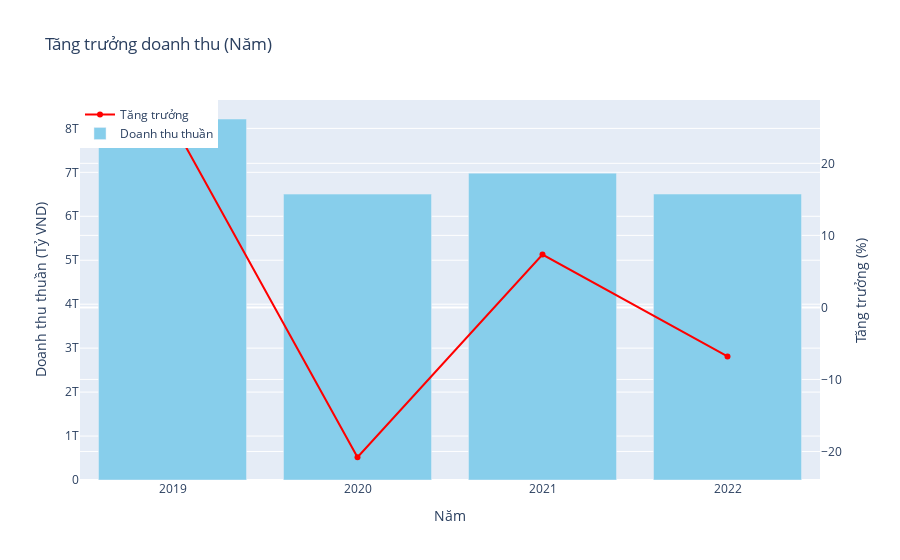

Source (notebook cell):
### Code cell
# Tính toán tăng trưởng
revenues = bcm_data['KQKD. Doanh thu thuần'].tolist()
growth_rates = [(revenues[i] - revenues[i-1]) / abs(revenues[i-1]) * 100 for i in range(1, len(revenues))]

# Chuẩn bị dữ liệu cho biểu đồ đường tăng trưởng
years = bcm_data.iloc[1:]['Năm'].tolist()
years = [int(year) for year in years]

# Chuẩn bị dữ liệu cho biểu đồ cột doanh thu thuần
revenue_values = bcm_data.iloc[1:]['KQKD. Doanh thu thuần'].tolist()

# Thêm cột mới 'TangTruongPercent' vào bcm_data
bcm_data['TangTruongPercent'] = [None] + growth_rates

fig = go.Figure()

# Tạo biểu đồ đường tăng trưởng
fig.add_trace(
    go.Scatter(x=years, y=growth_rates, mode='lines+markers', name='Tăng trưởng', yaxis='y2', line=dict(color='red'))
)

# Tạo biểu đồ cột doanh thu thuần
fig.add_trace(
    go.Bar(x=years, y=revenue_values, name='Doanh thu thuần', marker_color='skyblue')
)

fig.update_layout(yaxis2=dict(title='Tăng trưởng (%)', overlaying='y', side='right'))

# Cấu hình giao diện tương tá
fig.update_layout(
    title='Tăng trưởng doanh thu (Năm)',
    xaxis=dict(title='Năm', tickmode='linear', tick0=years[0], dtick=1),
    yaxis=dict(title='Doanh thu thuần (Tỷ VND)'),
    legend=dict(x=0, y=1),
    hovermode='x'
)

fig.show()

### Figure 1 — Plotly figure (JSON) as saved in the notebook; plotly's stock layout.template omitted (floating-point values rounded to 4 significant figures)
{"data": [{"line": {"color": "red"}, "mode": "lines+markers", "name": "Tăng trưởng", "type": "scatter", "x": [2019, 2020, 2021, 2022], "y": [25.63, -20.8, 7.334, -6.809], "yaxis": "y2"}, {"marker": {"color": "skyblue"}, "name": "Doanh thu thuần", "type": "bar", "x": [2019, 2020, 2021, 2022], "y": [8213443164086, 6504738499599, 6981767533353, 6506378213060]}], "layout": {"hovermode": "x", "legend": {"x": 0, "y": 1}, "title": {"text": "Tăng trưởng doanh thu (Năm)"}, "xaxis": {"dtick": 1, "tick0": 2019, "tickmode": "linear", "title": {"text": "Năm"}}, "yaxis": {"title": {"text": "Doanh thu thuần (Tỷ VND)"}}, "yaxis2": {"overlaying": "y", "side": "right", "title": {"text": "Tăng trưởng (%)"}}}}
